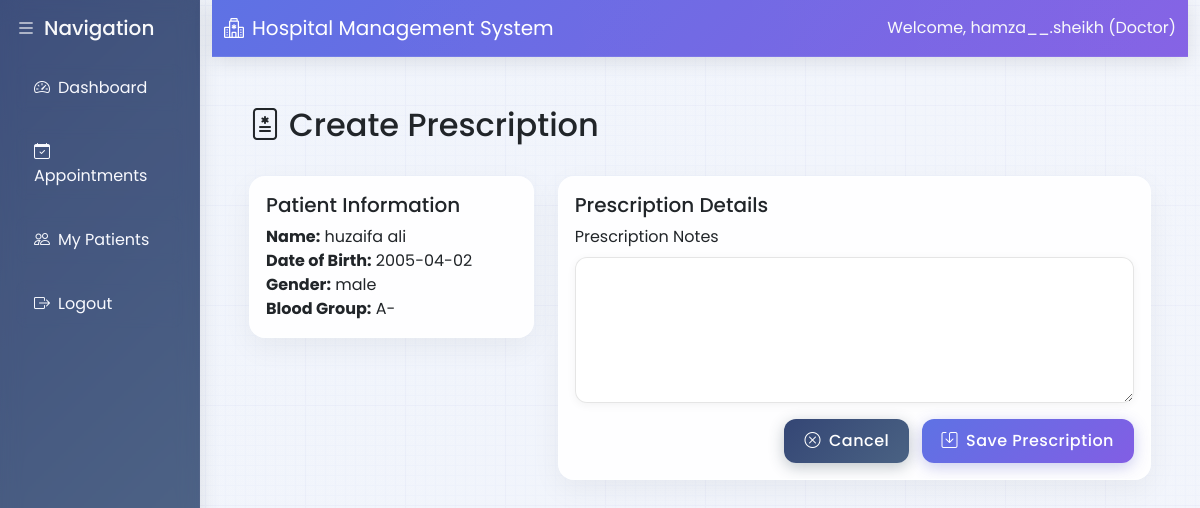
Screenshot of /doctors/prescriptions/new/1 (signed in) with the database file from the repository.
### app/models.py (models this page shows, shortened)
class User(db.Model, UserMixin):
    id = db.Column(db.Integer, primary_key=True)
    username = db.Column(db.String(20), unique=True, nullable=False)
    email = db.Column(db.String(120), unique=True, nullable=False)
    password_hash = db.Column(db.String(128), nullable=False)
    role = db.Column(db.String(20), nullable=False)  # 'admin', 'doctor', 'nurse', 'receptionist', 'store_manager'
    created_at = db.Column(db.DateTime, default=datetime.utcnow)
    doctor_profile = db.relationship('Doctor', backref='user', uselist=False, cascade='all, delete-orphan')
    nurse_profile = db.relationship('Nurse', backref='user', uselist=False, cascade='all, delete-orphan')
    receptionist_profile = db.relationship('Receptionist', backref='user', uselist=False, cascade='all, delete-orphan')
    store_manager_profile = db.relationship('StoreManager', backref='user', uselist=False, cascade='all, delete-orphan')

class Patient(db.Model):
    id = db.Column(db.Integer, primary_key=True)
    first_name = db.Column(db.String(50), nullable=False)
    last_name = db.Column(db.String(50), nullable=False)
    date_of_birth = db.Column(db.Date, nullable=False)
    gender = db.Column(db.String(10), nullable=False)
    blood_group = db.Column(db.String(5))
    contact_number = db.Column(db.String(15), nullable=False)
    email = db.Column(db.String(120))
    address = db.Column(db.String(200), nullable=False)
    emergency_contact = db.Column(db.String(15))
    registration_date = db.Column(db.DateTime, default=datetime.utcnow)
    medical_records = db.relationship('MedicalRecord', backref='patient', lazy=True, cascade='all, delete-orphan')
    appointments = db.relationship('Appointment', backref='patient', lazy=True, cascade='all, delete-orphan')
    prescriptions = db.relationship('Prescription', backref='patient', lazy=True, cascade='all, delete-orphan')

### app/doctors/routes.py (the view, shortened to what this page needs)
@doctors.route('/doctors/prescriptions/new/<int:patient_id>', methods=['GET', 'POST'])
@login_required
def create_prescription(patient_id):
    if current_user.role != 'doctor':
        flash('You do not have permission to create prescriptions', 'danger')
        return redirect(url_for('main.home'))
    doctor = Doctor.query.filter_by(user_id=current_user.id).first_or_404()
    patient = Patient.query.get_or_404(patient_id)
    form = PrescriptionForm()
    return render_template(
        'doctors/create_prescription.html',
        title='Create Prescription',
        form=form,
        patient=patient
    )

### app/doctors/forms.py
class PrescriptionForm(FlaskForm):
    notes = TextAreaField('Prescription Notes', validators=[DataRequired()])
    submit = SubmitField('Create Prescription')

### app/models.py (called while the page is built)
@login_manager.user_loader
def load_user(user_id):
    return User.query.get(int(user_id))

### app/templates/doctors/create_prescription.html (shortened to what this page needs)
{% extends "base.html" %}
{% block content %}
<div class="container">
    <div class="row mb-4">
        <div class="col">
            <h2><i class="bi bi-file-medical me-2"></i>Create Prescription</h2>
        </div>
    </div>
    <div class="row">
        <div class="col-md-4">
            <div class="card mb-4">
                <div class="card-body">
                    <h5 class="card-title">Patient Information</h5>
                    <p class="card-text">
                        <strong>Name:</strong> {{ patient.first_name }} {{ patient.last_name }}<br>
                        <strong>Date of Birth:</strong> {{ patient.date_of_birth.strftime('%Y-%m-%d') }}<br>
                        <strong>Gender:</strong> {{ patient.gender }}<br>
                        <strong>Blood Group:</strong> {{ patient.blood_group }}<br>
                    </p>
                </div>
            </div>
        </div>
        <div class="col-md-8">
            <div class="card">
                <div class="card-body">
                    <h5 class="card-title">Prescription Details</h5>
                    <form method="POST">
                        <div class="mb-3">
                            {{ form.notes.label(class="form-label") }}
                            {{ form.notes(class="form-control" + (' is-invalid' if form.notes.errors else ''), rows=5) }}
                        </div>
                        <div class="text-end">
                            <a href="{{ url_for('doctors.patient_details', patient_id=patient.id) }}" class="btn btn-secondary me-2">
                                <i class="bi bi-x-circle me-2"></i>Cancel
                            </a>
                            <button type="submit" class="btn btn-primary">
                                <i class="bi bi-save me-2"></i>Save Prescription
                            </button>
                        </div>
                    </form>
                </div>
            </div>
        </div>
    </div>
</div>
{% endblock %}

### app/templates/base.html (shortened to what this page needs)
<!DOCTYPE html>
<html lang="en">
<head>
    <link href="https://cdn.jsdelivr.net/npm/bootstrap@5.3.0/dist/css/bootstrap.min.css" rel="stylesheet">
    <link rel="stylesheet" href="https://cdn.jsdelivr.net/npm/bootstrap-icons@1.10.0/font/bootstrap-icons.css">
    <link rel="stylesheet" href="https://cdnjs.cloudflare.com/ajax/libs/animate.css/4.1.1/animate.min.css">
    <link rel="stylesheet" href="https://cdn.jsdelivr.net/npm/sweetalert2@11/dist/sweetalert2.min.css">
</head>
<body>
    <div class="container-fluid">
        <div class="row">
            {% if current_user.is_authenticated %}
            <div class="col-md-2 sidebar p-0">
                <div class="d-flex flex-column p-3">
                    <h5 class="text-light mb-3 animate__animated animate__fadeIn"><i class="bi bi-list me-2"></i>Navigation</h5>
                    {% if current_user.role == 'doctor' %}
                    <a href="{{ url_for('doctors.dashboard') }}" class="nav-link {% if request.endpoint.startswith('doctors.dashboard') %}active{% endif %}">
                        <i class="bi bi-speedometer2 me-2"></i>Dashboard
                    </a>
                    <a href="{{ url_for('doctors.appointments') }}" class="nav-link {% if request.endpoint.startswith('doctors.appointments') %}active{% endif %}">
                        <i class="bi bi-calendar-check me-2"></i>Appointments
                    </a>
                    <a href="{{ url_for('doctors.patients') }}" class="nav-link {% if request.endpoint.startswith('doctors.patients') %}active{% endif %}">
                        <i class="bi bi-people me-2"></i>My Patients
                    </a>
                    {% endif %}
                    <a href="{{ url_for('auth.logout') }}" class="nav-link">
                        <i class="bi bi-box-arrow-right me-2"></i>Logout
                    </a>
                </div>
            </div>
            {% endif %}
            <div class="col{% if current_user.is_authenticated %}-md-10{% endif %}">
                <nav class="navbar navbar-expand-lg mb-4">
                    <div class="container-fluid">
                        <a class="navbar-brand" href="{{ url_for('main.home') }}">
                            <i class="bi bi-hospital me-2"></i>Hospital Management System
                        </a>
                        {% if current_user.is_authenticated %}
                        <div class="navbar-text text-light">
                            Welcome, {{ current_user.username }} ({{ current_user.role.replace('_', ' ').title() }})
                        </div>
                        {% endif %}
                    </div>
                </nav>
                <div class="main-content page-transition">
                    {% block content %}{% endblock %}
                </div>
            </div>
        </div>
    </div>
</body>
</html>

### rows the page displays
User: username "hamza__.sheikh", role.replace "Doctor"
Patient: first_name "huzaifa", last_name "ali", date_of_birth "2005-04-02", gender "male", blood_group "A-"
